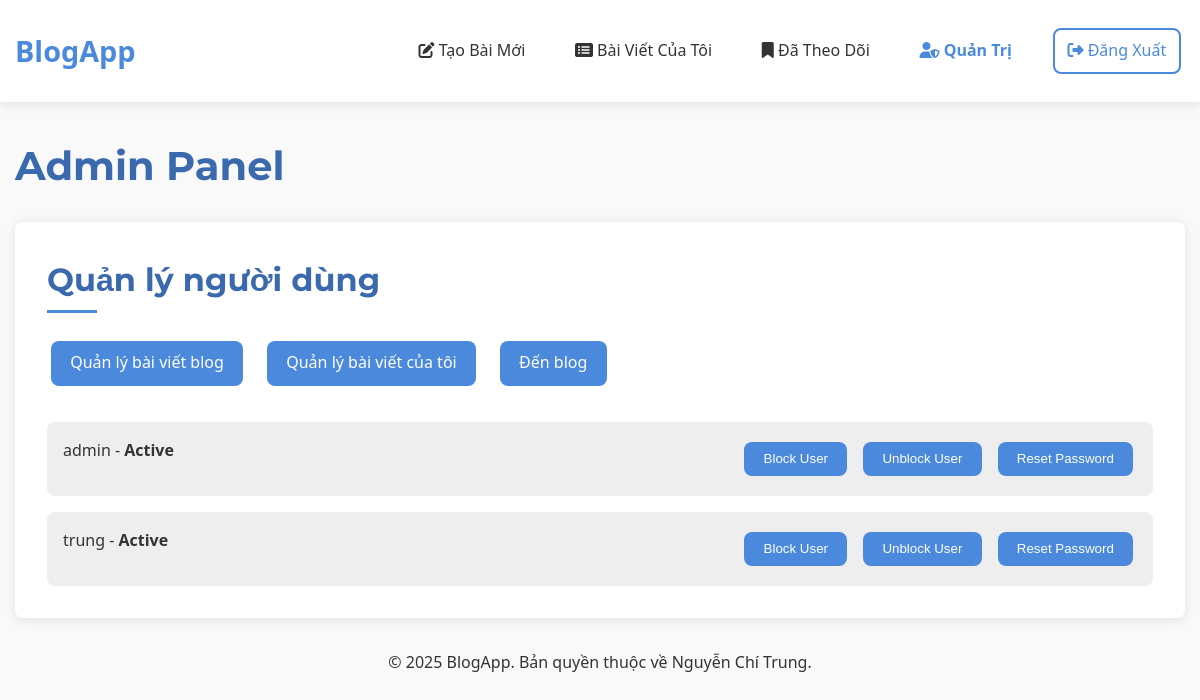
Page /admin (signed in) on the earlier database version.
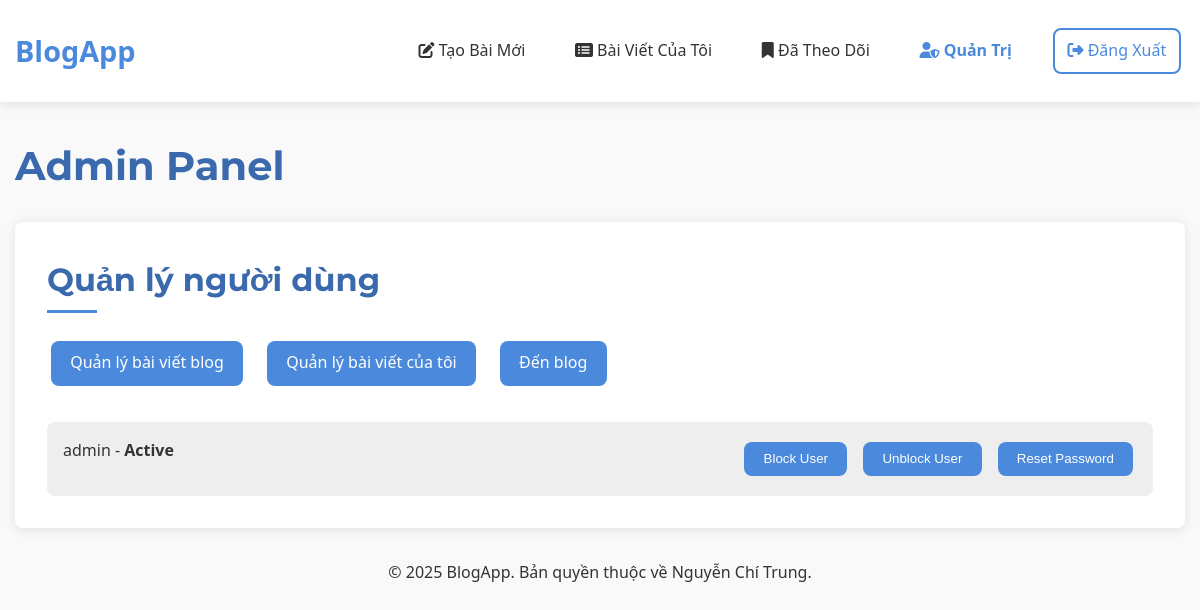
Same page on the later database version.
### tables this page shows
CREATE TABLE user (
  id INTEGER PRIMARY KEY AUTOINCREMENT,
  username TEXT UNIQUE NOT NULL,
  password TEXT NOT NULL,
  is_blocked BOOLEAN NOT NULL DEFAULT 0,
  is_admin BOOLEAN NOT NULL DEFAULT 0
);

### flaskr/blog.py (the view)
@bp.route('/admin')
@login_required
def admin():
    if not g.user['is_admin']:
        return redirect(url_for('blog.blog_index'))
    db = get_db()
    users = db.execute('SELECT * FROM user').fetchall()
    return render_template('admin.html', users=users)

### flaskr/__init__.py (called while the page is built)
def create_app(test_config=None):
    app = Flask(__name__, instance_relative_config=True)
    app.config.from_mapping(
        SECRET_KEY='dev',
        DATABASE=os.path.join(app.instance_path, 'flaskr.sqlite'),
    )
    if test_config is None:
        app.config.from_pyfile('config.py', silent=True)
    else:
        app.config.from_mapping(test_config)
    try:
        os.makedirs(app.instance_path)
    except OSError:
        pass
    from . import db
    db.init_app(app)
    from . import auth
    app.register_blueprint(auth.bp)
    from . import blog
    app.register_blueprint(blog.bp)
    @app.context_processor
    def inject_utilities():
        def get_year():
            return datetime.datetime.now().year
        return {'get_year': get_year}
    @app.route('/')
    def index():
        return redirect(url_for('blog.blog_index'))
    return app

### flaskr/auth.py (called while the page is built)
@bp.before_app_request
def load_logged_in_user():
    user_id = session.get('user_id')
    if user_id is None:
        g.user = None
    else:
        g.user = get_db().execute(
            'SELECT * FROM user WHERE id = ?', (user_id,)
        ).fetchone()  # fetchone() trả về một sqlite3.Row

### flaskr/templates/admin.html (shortened to what this page needs)
{% extends 'base.html' %}
{% block header %}
    <h1>Admin Panel</h1>
{% endblock %}
{% block content %}
<section class="admin-section">
    <h2>Quản lý người dùng</h2>
    <div class="admin-actions">
        <a class="btn" href="{{ url_for('blog.admin_posts') }}">Quản lý bài viết blog</a>
        <a class="btn" href="{{ url_for('blog.admin_my_posts') }}">Quản lý bài viết của tôi</a>
        <a class="btn" href="{{ url_for('blog.blog_index') }}">Đến blog</a>
    </div>
    <div class="user-list">
        {% for user in users %}
        <div class="user-item">
            <p>{{ user.username }} - <strong>{{ 'Blocked' if user.is_blocked else 'Active' }}</strong></p>
            <div class="user-actions">
                <form action="{{ url_for('blog.block_user', user_id=user.id) }}" method="post" class="inline-form">
                    <button class="btn" type="submit" {% if user.is_blocked %}disabled{% endif %}>Block User</button>
                </form>
                <form action="{{ url_for('blog.unblock_user', user_id=user.id) }}" method="post" class="inline-form">
                    <button class="btn" type="submit" {% if not user.is_blocked %}disabled{% endif %}>Unblock User</button>
                </form>
                <form action="{{ url_for('blog.reset_password', user_id=user.id) }}" method="post" class="inline-form">
                    <button class="btn" type="submit">Reset Password</button>
                </form>
            </div>
        </div>
        {% endfor %}
    </div>
</section>
{% endblock %}

Differences in the rows shown:
removed user: username "trung", is_blocked "Active"
